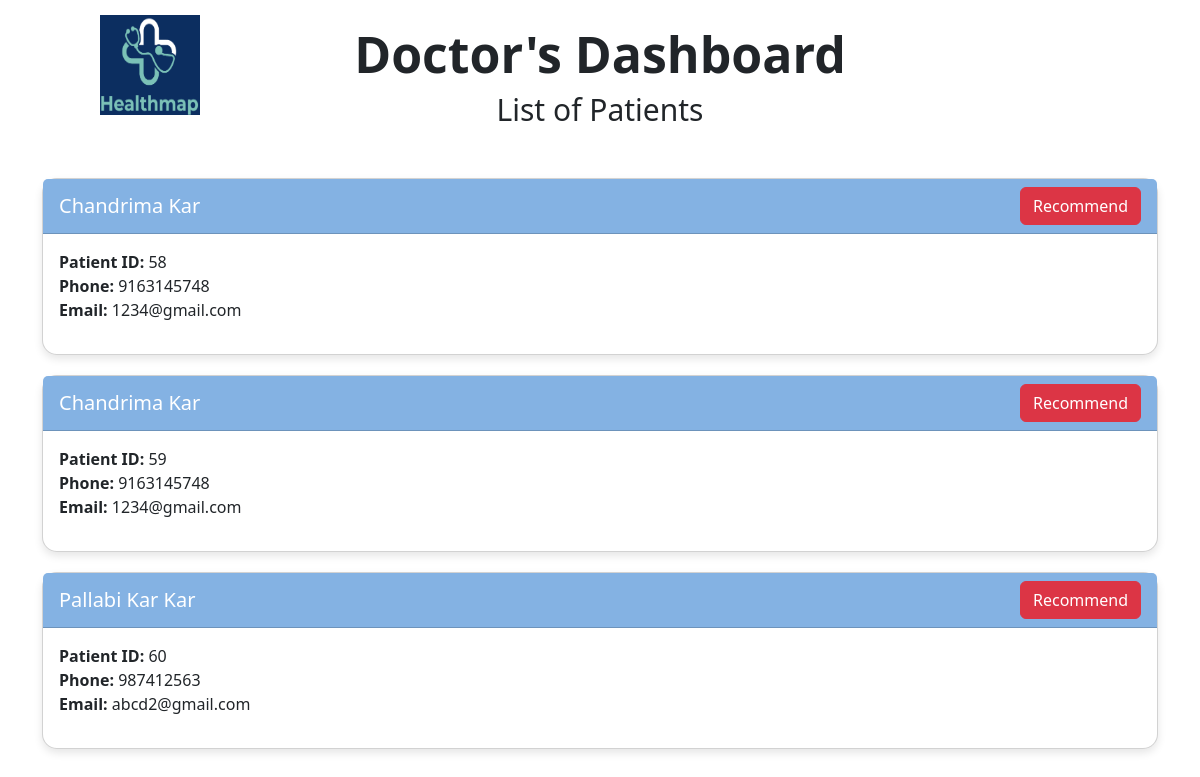
Page /data on the earlier database version.
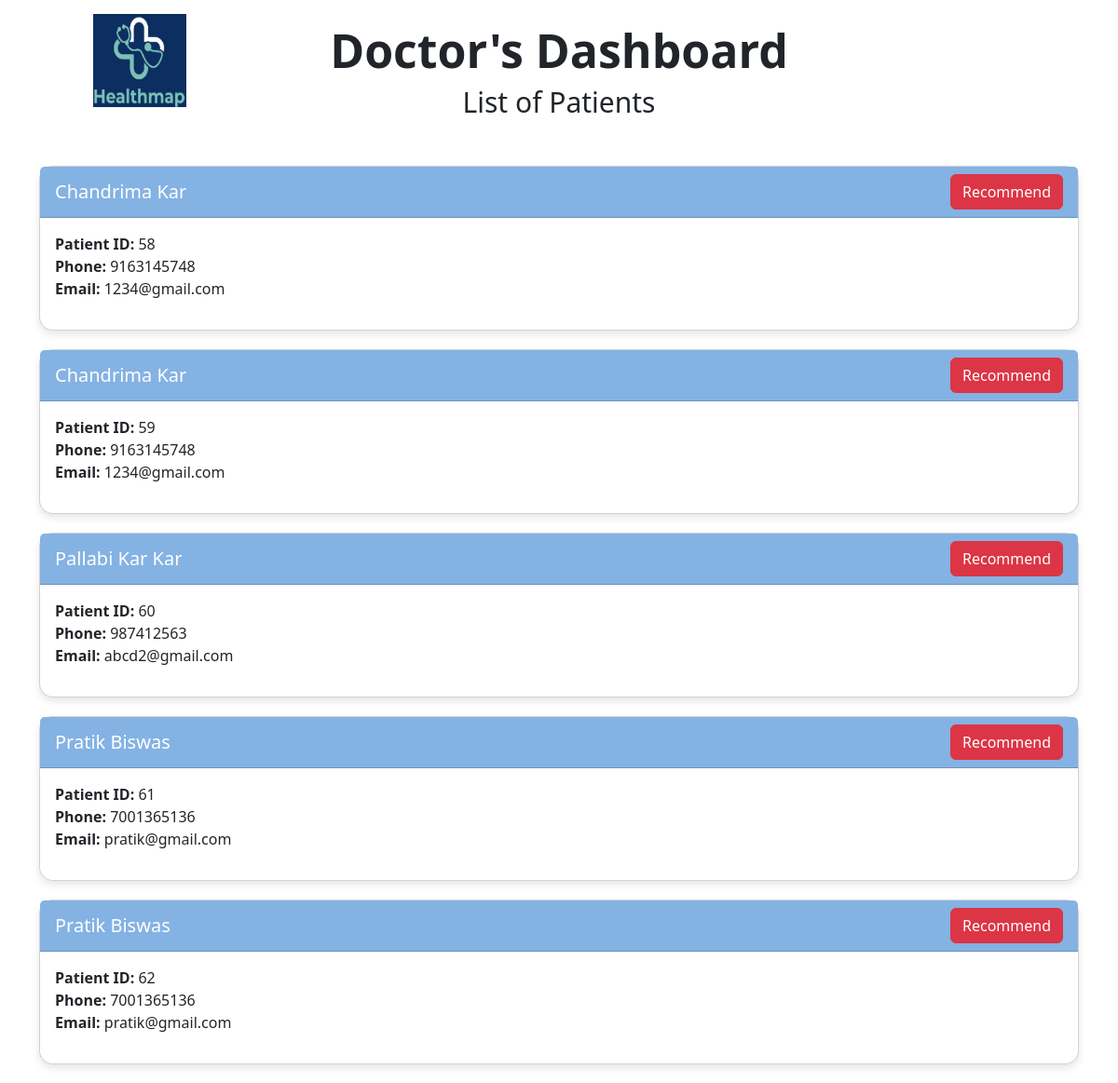
Same page on the later database version.
### app.py (models this page shows)
class Symptoms(db.Model):
    __tablename__ = 'symptoms'
    id = db.Column(db.Integer, primary_key=True, nullable=False, autoincrement=True, unique=True)
    fname = db.Column(db.String(30), nullable=False)
    lname = db.Column(db.String(30), nullable=False)
    phone = db.Column(db.String(13), nullable=False)
    email = db.Column(db.String(40), nullable=False)
    symp1 = db.Column(db.String(30), nullable=False)
    symp2 = db.Column(db.String(30))
    symp3 = db.Column(db.String(30))
    symp4 = db.Column(db.String(30))

### app.py (the view)
@app.route("/data")
def data():
    user_data = Symptoms.query.all()
    disease=Disease.query.all()
    description=Description.query.all()
    precautions = Precautions.query.all()
    medications=Medications.query.all()
    workout=Workout.query.all()
    diet=Diet.query.all()
    return render_template("doctors.html", user_data=user_data,disease=disease,description=description, precautions=precautions, medications=medications,workout=workout,diet=diet)

### templates/doctors.html (shortened to what this page needs)
<!DOCTYPE html>
<html lang="en">
  <head>
    <link
      href="https://cdn.jsdelivr.net/npm/bootstrap@5.3.3/dist/css/bootstrap.min.css"
      rel="stylesheet"
    />
  </head>
  <body>
    <div class="">
      <div style="position: absolute; left: 100px; top: 15px">
        <img
          src="../static/img/logo6.png"
          alt="logo"
          style="border-radius: 0px; width: 100px; height: 100px"
        />
      </div>
      <h1
        class="mb-2 mt-4 text-center"
        style="font-weight: 700; font-size: 50px"
      >
        Doctor's Dashboard
      </h1>
      <h2 class="mb-4 text-center" style="font-weight: 300; font-size: 30px">
        List of Patients
      </h2>
      <div class="container">
        {% for data in user_data %}
        <div class="card">
          <div class="card-header">
            {{ data.fname }} {{ data.lname }}
            <button
              class="btn btn-danger"
              onclick="toggleRecommendation('{{ data.id }}')"
            >
              Recommend
            </button>
          </div>
          <div class="card-body">
            <p class="card-text">
              <strong>Patient ID:</strong> {{ data.id }}<br />
              <strong>Phone:</strong> {{ data.phone }}<br />
              <strong>Email:</strong> {{ data.email }}<br />
            </p>
          </div>
        </div>
        {% endfor %}
      </div>
    </div>
  </body>
</html>

### templates/doctors.html (style rules this page uses)
body { margin: 0; padding: 0; }
.container { margin-top: 50px; }
.card { margin-bottom: 20px; border-radius: 15px; box-shadow: 0 4px 8px rgba(0, 0, 0, 0.1); }
.card-header { background-color: #84b2e3; color: white; display: flex; justify-content: space-between; align-items: center; font-size: 1.25rem; border-top-left-radius: 15px; border-top-right-radius: 15px; }

Differences in the rows shown:
added Symptoms: fname "Pratik", lname "Biswas", id "61", phone "7001365136", email "pratik@gmail.com"
added Symptoms: fname "Pratik", lname "Biswas", id "62", phone "7001365136", email "pratik@gmail.com"
